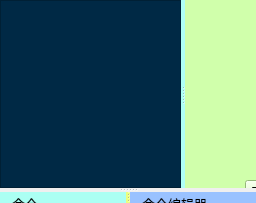
     <widget class="QWidget" name="widget_26" native="true">
      <layout class="QVBoxLayout" name="verticalLayout_6">
       <property name="spacing">
        <number>0</number>
       </property>
       <property name="leftMargin">
        <number>0</number>
       </property>
       <property name="topMargin">
        <number>0</number>
       </property>
       <property name="rightMargin">
        <number>0</number>
       </property>
       <property name="bottomMargin">
        <number>0</number>
       </property>
       <item>
        <widget class="QSplitter" name="splitter_2">
         <property name="orientation">
          <enum>Qt::Vertical</enum>
         </property>
         <widget class="QWidget" name="widget_29" native="true">
          <property name="styleSheet">
           <string notr="true">background-color: rgb(175, 255, 246);</string>
          </property>
          <layout class="QHBoxLayout" name="horizontalLayout_19">
           <property name="spacing">
            <number>0</number>
           </property>
           <property name="leftMargin">
            <number>0</number>
           </property>
           <property name="topMargin">
            <number>0</number>
           </property>
           <property name="rightMargin">
            <number>0</number>
           </property>
           <property name="bottomMargin">
            <number>0</number>
           </property>
           <item>
            <widget class="QSplitter" name="splitter_3">
             <property name="orientation">
              <enum>Qt::Horizontal</enum>
             </property>
             <widget class="QWidget" name="widget_2" native="true">
              <property name="styleSheet">
               <string notr="true"/>
              </property>
              <layout class="QVBoxLayout" name="verticalLayout_8">
               <property name="spacing">
                <number>0</number>
               </property>
               <property name="leftMargin">
                <number>0</number>
               </property>
               <property name="topMargin">
                <number>0</number>
               </property>
               <property name="rightMargin">
                <number>0</number>
               </property>
               <property name="bottomMargin">
                <number>0</number>
               </property>
               <item>
                <widget class="QTextEdit" name="textEdit">
                 <property name="sizePolicy">
                  <sizepolicy hsizetype="Expanding" vsizetype="Expanding">
                   <horstretch>0</horstretch>
                   <verstretch>0</verstretch>
                  </sizepolicy>
                 </property>
                 <property name="maximumSize">
                  <size>
                   <width>16777215</width>
                   <height>5555555</height>
                  </size>
                 </property>
                 <property name="font">
                  <font>
                   <family>Arial</family>
                   <pointsize>10</pointsize>
                   <weight>50</weight>
                   <italic>false</italic>
                   <bold>false</bold>
                   <stylestrategy>PreferAntialias</stylestrategy>
                  </font>
                 </property>
                 <property name="styleSheet">
                  <string notr="true">background-color: rgb(0, 41, 69);
font: 10pt &quot;Arial&quot;;</string>
                 </property>
                 <property name="readOnly">
                  <bool>false</bool>
                 </property>
                 <property name="html">
                  <string>&lt;!DOCTYPE HTML PUBLIC &quot;-//W3C//DTD HTML 4.0//EN&quot; &quot;http://www.w3.org/TR/REC-html40/strict.dtd&quot;&gt;
&lt;html&gt;&lt;head&gt;&lt;meta name=&quot;qrichtext&quot; content=&quot;1&quot; /&gt;&lt;style type=&quot;text/css&quot;&gt;
p, li { white-space: pre-wrap; }
&lt;/style&gt;&lt;/head&gt;&lt;body style=&quot; font-family:'Arial'; font-size:10pt; font-weight:400; font-style:normal;&quot;&gt;
&lt;p style=&quot;-qt-paragraph-type:empty; margin-top:0px; margin-bottom:0px; margin-left:0px; margin-right:0px; -qt-block-indent:0; text-indent:0px; font-size:9pt;&quot;&gt;&lt;br /&gt;&lt;/p&gt;&lt;/body&gt;&lt;/html&gt;</string>
                 </property>
                 <property name="textInteractionFlags">
                  <set>Qt::LinksAccessibleByKeyboard|Qt::LinksAccessibleByMouse|Qt::TextBrowserInteraction|Qt::TextEditable|Qt::TextEditorInteraction|Qt::TextSelectableByKeyboard|Qt::TextSelectableByMouse</set>
                 </property>
                </widget>
               </item>
              </layout>
             </widget>
             <widget class="QWidget" name="widget_4" native="true">
              <property name="styleSheet">
               <string notr="true">background-color: rgb(208, 255, 171);</string>
              </property>
              <widget class="QPushButton" name="pushButton">
               <property name="geometry">
                <rect>
                 <x>60</x>
                 <y>180</y>
                 <width>75</width>
                 <height>23</height>
                </rect>
               </property>
               <property name="text">
                <string>PushButton</string>
               </property>
              </widget>
              <widget class="QLineEdit" name="lineEdit">
               <property name="geometry">
                <rect>
                 <x>40</x>
                 <y>240</y>
                 <width>201</width>
                 <height>171</height>
                </rect>
               </property>
              </widget>
             </widget>
            </widget>
           </item>
          </layout>
         </widget>
         <widget class="QWidget" name="widget_3" native="true">
          <property name="styleSheet">
           <string notr="true">background-color: rgb(234, 255, 128);</string>
          </property>
          <layout class="QVBoxLayout" name="verticalLayout_7">
           <item>
            <widget class="QSplitter" name="splitter_4">
             <property name="orientation">
              <enum>Qt::Horizontal</enum>
             </property>
             <widget class="QWidget" name="widget_27" native="true">
              <property name="minimumSize">
               <size>
                <width>9</width>
                <height>11</height>
               </size>
              </property>
              <property name="styleSheet">
               <string notr="true">background-color: rgb(171, 255, 243);</string>
              </property>
              <widget class="QGroupBox" name="groupBox">
               <property name="geometry">
                <rect>
                 <x>10</x>
                 <y>0</y>
                 <width>461</width>
                 <height>331</height>
                </rect>
               </property>
               <property name="font">
                <font>
                 <family>OPPOSans B</family>
                 <pointsize>10</pointsize>
                 <stylestrategy>PreferAntialias</stylestrategy>
                </font>
               </property>
               <property name="title">
                <string>命令</string>
               </property>
              </widget>
             </widget>
             <widget class="QWidget" name="widget_28" native="true">
              <property name="styleSheet">
               <string notr="true">background-color: rgb(153, 194, 255);</string>
              </property>
              <widget class="QGroupBox" name="groupBox_2">
               <property name="geometry">
                <rect>
                 <x>10</x>
                 <y>0</y>
                 <width>461</width>
                 <height>331</height>
                </rect>
               </property>
               <property name="font">
                <font>
                 <family>OPPOSans B</family>
                 <pointsize>10</pointsize>
                 <stylestrategy>PreferAntialias</stylestrategy>
                </font>
               </property>
               <property name="title">
                <string>命令编辑器</string>
               </property>
              </widget>
             </widget>
            </widget>
           </item>
          </layout>
         </widget>
        </widget>
       </item>
      </layout>
     </widget>
